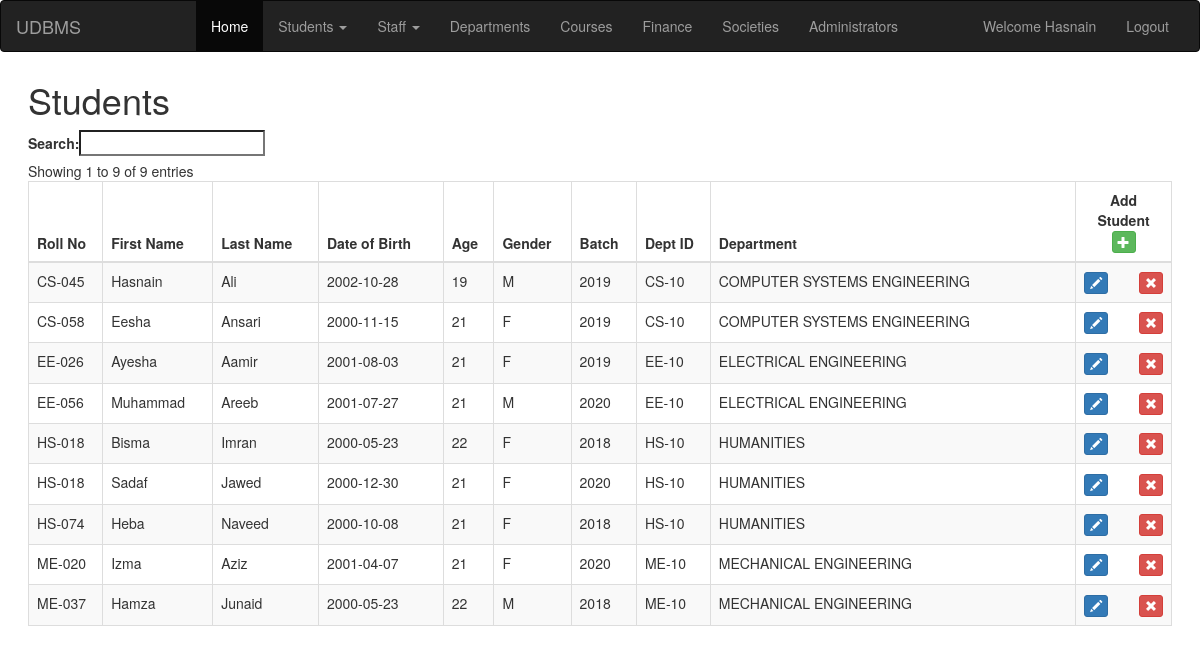
Page /students.php (signed in) on the committed database.
### tables this page shows
CREATE TABLE `student` (
  `ROLL_NO` varchar(10) NOT NULL,
  `BATCH` int(4) NOT NULL,
  `FNAME` text NOT NULL,
  `LNAME` text NOT NULL,
  `DOB` date NOT NULL,
  `GENDER` text NOT NULL,
  `DEPT_ID` varchar(10) NOT NULL,
  `ACC_NO` varchar(10) NOT NULL
);

CREATE TABLE `department` (
  `DEPT_ID` varchar(10) NOT NULL,
  `NAME` text NOT NULL
);

### students.php (the view, shortened to what this page needs)
<!DOCTYPE html>
<html lang="en" >
<head>
<link rel="stylesheet" href="https://maxcdn.bootstrapcdn.com/bootstrap/3.3.7/css/bootstrap.min.css">
<link rel='stylesheet' href='https://cdn.datatables.net/1.10.12/css/dataTables.bootstrap.min.css'>
<link rel='stylesheet' href='https://cdn.datatables.net/buttons/1.2.2/css/buttons.bootstrap.min.css'>
</head>
<?php include 'navigation.php' ?>
<body>
<div id="main" class="content">
<h1>Students</h1>
<table id="example" class="table table-striped table-bordered" cellspacing="0" width="100%">
	<thead>
		<tr>
    <th>Roll No</th>
    <th>First Name</th>
    <th>Last Name</th>
    <th>Date of Birth</th>
    <th>Age</th>
    <th>Gender</th>
    <th>Batch</th>
    <th>Dept ID</th>
    <th>Department</th>
			<th style="text-align:center;width:100px;">Add Student <button type="button" class="btn btn-success btn-xs" data-toggle="modal" data-target="#addModal">
					<span class="glyphicon glyphicon-plus" aria-hidden="true"></span>
				</button></th>
		</tr>
	</thead>
	<tbody>
	<?php
			include 'connect.php';
      $sql = "SELECT * FROM STUDENT";
      $result = $db->query($sql);
      if ($result->num_rows > 0) {
        while($row = $result->fetch_assoc()) {
          echo "<tr>";
          echo "<td>".$row["ROLL_NO"]."</td>";
          echo "<td>".$row["FNAME"]."</td>";
          echo "<td>".$row["LNAME"]."</td>";
          echo "<td>".$row["DOB"]."</td>";
          $age = date_diff(date_create($row["DOB"]), date_create('now'))->y;
          echo "<td>".$age."</td>";
          echo "<td>".$row["GENDER"]."</td>";
          echo "<td>".$row["BATCH"]."</td>";
          echo "<td>".$row["DEPT_ID"]."</td>";
          $id = $row["DEPT_ID"];
          $q = "SELECT NAME FROM DEPARTMENT WHERE DEPT_ID='$id'";
          $dept = $db->query($q);
          $dept = $dept->fetch_assoc();
          echo "<td>".$dept["NAME"]."</td>";
				echo
					'<td>
          <div class="row">
            <div class="col-xs-6 text-left">
              <div class="previous">
						<button id="editbtn" type="button" class="editbtn btn btn-primary btn-xs" data-toggle="modal" data-target="editModal">
							<span class="glyphicon glyphicon-pencil" aria-hidden="true"></span>
						</button>
            </div>
          </div>
          <div class="col-xs-6 text-right">
        <div class="next">
            <form method="post" action="updatestudent.php" class="inline">
            <input type="hidden" name="rollNo" value="'.$row["ROLL_NO"].'">
            <input type="hidden" name="batch" value="'.$row["BATCH"].'">
            <input type="hidden" name="accno" value="'.$row["ACC_NO"].'">
            <button type="submit" name="delete" class="btn btn-danger btn-xs dt-delete" onclick="clicked(event)">
							<span class="glyphicon glyphicon-remove" aria-hidden="true"></span>
						</button>
            </form>
            </div>
            </div>
        </div>
					</td>';
				echo "</tr>";
			}
			} else {
				echo "0 results";
			}
		?>
	</tbody>
</table>
</div>
</body>
</html>

### students.php (style rules this page uses)
.content { margin:2em; }
td:last-child { text-align:center; }

### rows in the picture
student: ROLL_NO "CS-045", FNAME "Hasnain", LNAME "Ali", DOB "2002-10-28", DOB "19", GENDER "M", BATCH "2019", DEPT_ID "CS-10", DEPT_ID.NAME "COMPUTER SYSTEMS ENGINEERING"
student: ROLL_NO "CS-058", FNAME "Eesha", LNAME "Ansari", DOB "2000-11-15", DOB "21", GENDER "F", BATCH "2019", DEPT_ID "CS-10", DEPT_ID.NAME "COMPUTER SYSTEMS ENGINEERING"
student: ROLL_NO "EE-026", FNAME "Ayesha", LNAME "Aamir", DOB "2001-08-03", DOB "21", GENDER "F", BATCH "2019", DEPT_ID "EE-10", DEPT_ID.NAME "ELECTRICAL ENGINEERING"
student: ROLL_NO "EE-056", FNAME "Muhammad", LNAME "Areeb", DOB "2001-07-27", DOB "21", GENDER "M", BATCH "2020", DEPT_ID "EE-10", DEPT_ID.NAME "ELECTRICAL ENGINEERING"
student: ROLL_NO "HS-018", FNAME "Bisma", LNAME "Imran", DOB "2000-05-23", DOB "22", GENDER "F", BATCH "2018", DEPT_ID "HS-10", DEPT_ID.NAME "HUMANITIES"
student: ROLL_NO "HS-018", FNAME "Sadaf", LNAME "Jawed", DOB "2000-12-30", DOB "21", GENDER "F", BATCH "2020", DEPT_ID "HS-10", DEPT_ID.NAME "HUMANITIES"
student: ROLL_NO "HS-074", FNAME "Heba", LNAME "Naveed", DOB "2000-10-08", DOB "21", GENDER "F", BATCH "2018", DEPT_ID "HS-10", DEPT_ID.NAME "HUMANITIES"
student: ROLL_NO "ME-020", FNAME "Izma", LNAME "Aziz", DOB "2001-04-07", DOB "21", GENDER "F", BATCH "2020", DEPT_ID "ME-10", DEPT_ID.NAME "MECHANICAL ENGINEERING"
student: ROLL_NO "ME-037", FNAME "Hamza", LNAME "Junaid", DOB "2000-05-23", DOB "22", GENDER "M", BATCH "2018", DEPT_ID "ME-10", DEPT_ID.NAME "MECHANICAL ENGINEERING"

### other values in the picture
$_SESSION['username'] "Hasnain"
